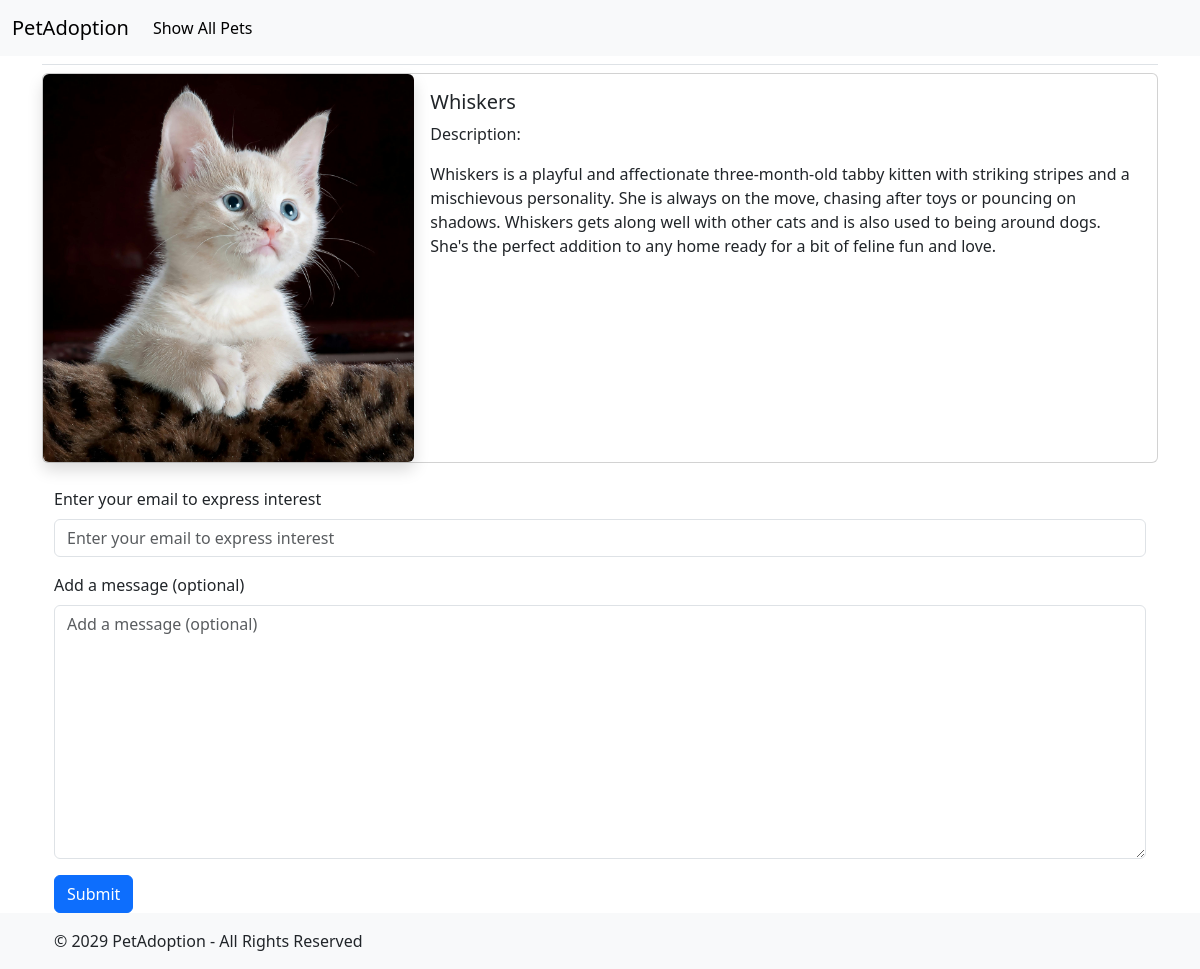
The page /pets/3/ on the database its author committed.
### adoption/models.py (models this page shows)
class Pet(models.Model):
    name = models.CharField(max_length=100)
    description = models.TextField()
    photo = models.ImageField(upload_to="pets/", null=True, blank=True)
    def __str__(self):
        return self.name

### adoption/views.py (the view)
# urls.py: path("pets/<int:pet_id>/", views.pet_details, name="pet_details"),
def pet_details(request, pet_id):
    pet = Pet.objects.get(id=pet_id)
    if request.method == "POST":
        form = InterestForm(request.POST)
        if form.is_valid():
            Interest.objects.create(
                pet=pet,
                email=form.cleaned_data["email"],
                message=form.cleaned_data.get("message", ""),
            )
            return redirect("adoption:index")
    else:
        form = InterestForm()
    context = {"pet": pet, "form": form}
    return render(request, "adoption/pet_detail.html", context)

### adoption/forms.py
class InterestForm(forms.Form):
    email = forms.EmailField(
        label="Enter your email to express interest", required=True
    )
    message = forms.CharField(
        widget=forms.Textarea, required=False, label="Add a message (optional)"
    )

### adoption/templates/adoption/pet_detail.html (shortened to what this page needs)
{% extends "adoption/base.html" %}
{% load django_bootstrap5 %}
{% block content %}
    {% if pet %}
        <div class="card mb-3 mx-auto">
            <div class="row g-0">
                <div class="col-md-4 d-flex justify-content-center">
                    {% if pet.photo %}
                        <img src="{{ pet.photo.url }}"
                             alt="{{ pet }}"
                             class="card-img-top img-fluid rounded shadow">
                    {% else %}
                        <img src="https://placehold.co/800?text=placeholder&font=roboto"
                             alt="{{ pet.name }}"
                             class="img-fluid rounded shadow">
                    {% endif %}
                </div>
                <div class="col-md-8 ">
                    <div class="card-body">
                        <h5 class="card-title">{{ pet.name }}</h5>
                        <p>Description:</p>
                        <p class="card-text">{{ pet.description }}</p>
                    </div>
                </div>
            </div>
        </div>
    {% else %}
        <p>No pet found.</p>
    {% endif %}
    <div class="container mt-4">
        <form action="" method="post">
            {% bootstrap_form form %}
            {% bootstrap_button button_type="submit" content="Submit" %}
        </form>
    </div>
{% endblock content %}

### rows shown on the page
Pet: photo (picture), name "Whiskers", description "Whiskers is a playful and affectionate three-month-old tabby kitten with striking stripes and a mischievous personality. She is always on the move, chasing after toys or pouncing on shadows. Whiskers gets along well with other cats and is also used to being around dogs. She's the perfect addition to any home ready for a bit of feline fun and love."
